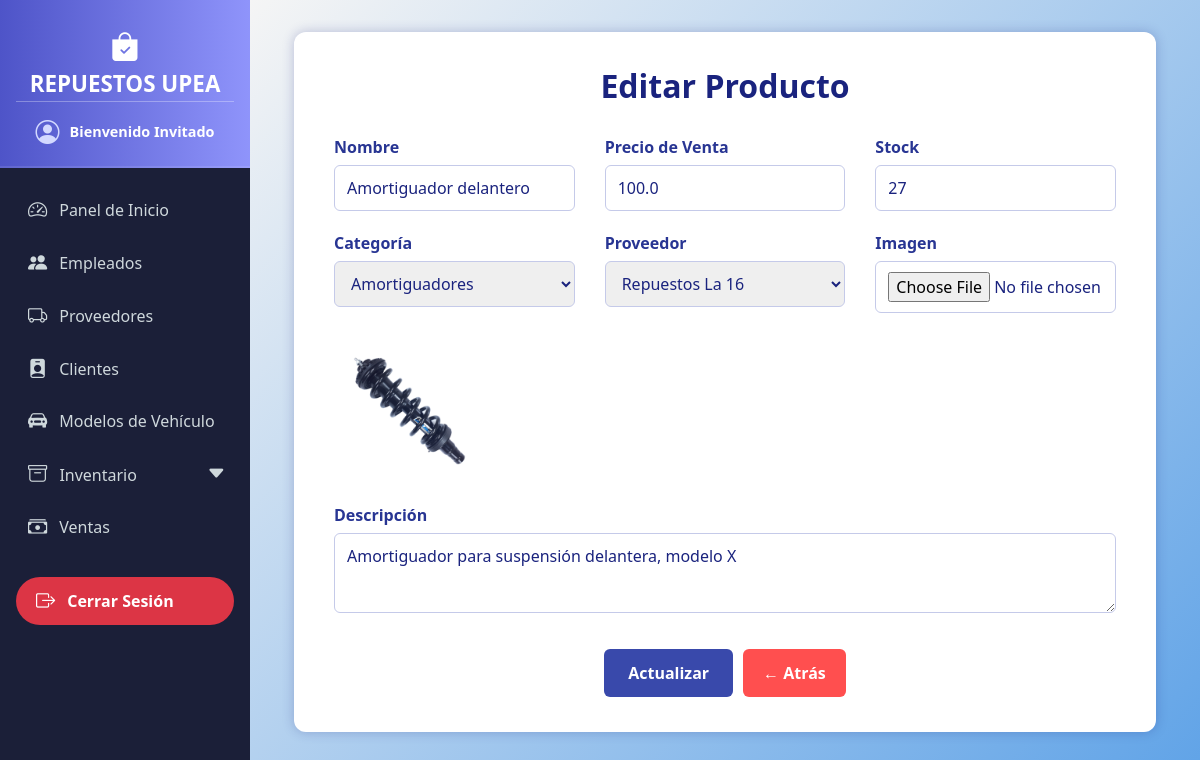
Before: /productos/edit/2 with the older database file.
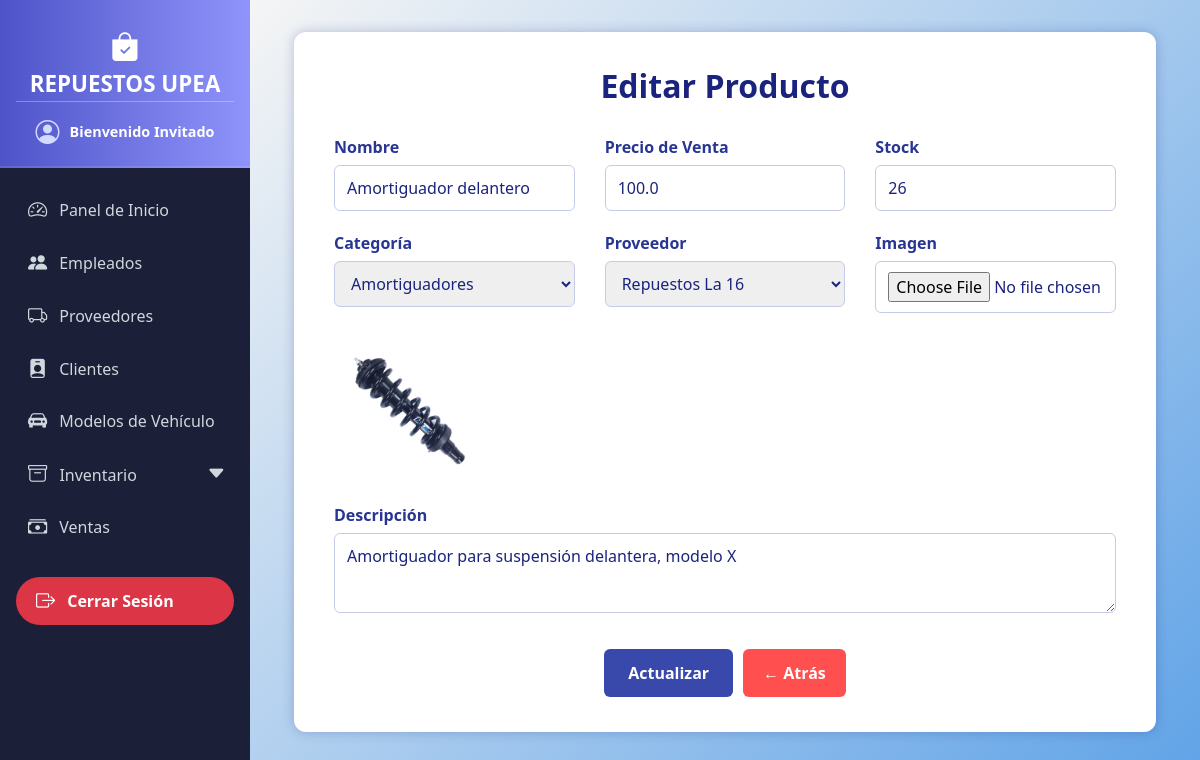
After: the same page with the newer database file.
### models/producto_model.py (models this page shows, shortened)
class Producto(db.Model):
    __tablename__ = "productos"
    id = db.Column(db.Integer, primary_key=True)
    nombre = db.Column(db.String(100), nullable=False)
    descripcion = db.Column(db.String(255))
    precio = db.Column(db.Float, nullable=False)
    stock = db.Column(db.Integer, nullable=False)
    imagen = db.Column(db.String(255), nullable=True)
    categoria_id = db.Column(db.Integer, db.ForeignKey("categorias.id"))
    categoria = db.relationship("Categoria", back_populates="productos")
    proveedores = db.relationship("ProductoProveedor", back_populates="producto")
    detalles_venta = db.relationship("DetalleVenta", back_populates="producto")
    @classmethod
    def get_by_id(cls, id):
        return cls.query.get(int(id))

### models/categoria_model.py (models this page shows, shortened)
class Categoria(db.Model):
    __tablename__ = "categorias"
    id = db.Column(db.Integer, primary_key=True)
    nombre = db.Column(db.String(80), nullable=False)
    productos = db.relationship("Producto", back_populates="categoria")
    @staticmethod
    def get_all():
        return Categoria.query.all()

### controllers/producto_controller.py (the view, shortened to what this page needs)
@producto_bp.route("/edit/<int:id>", methods=['GET', 'POST'])
def edit(id):
    producto = Producto.get_by_id(id)
    categorias = Categoria.get_all()
    proveedores = Proveedor.get_all()
    return producto_view.edit(producto, categorias, proveedores)

### models/proveedor_model.py (called while the page is built)
    @staticmethod
    def get_all():
        return Proveedor.query.all()

### run.py (called while the page is built)
@app.context_processor
def inject_active_path():
    def is_active(path):
        return 'active' if request.path == path else ''
    return dict(is_active=is_active)

@app.context_processor
def inject_carrito_count():
    carrito = session.get('carrito', {})
    total = sum(item['cantidad'] for item in carrito.values()) if carrito else 0
    return dict(carrito_count=total)

### views/producto_view.py (called while the page is built)
def edit(producto, categorias, proveedores):
    return render_template("productos/edit.html", producto=producto, categorias=categorias, proveedores=proveedores)

### templates/productos/edit.html (shortened to what this page needs)
{% extends 'base.html' %}
{% block content %}
<div class="container">
  <h2>Editar Producto</h2>
  <form method="POST" enctype="multipart/form-data" action="{{ url_for('producto.edit', id=producto.id) }}">
    <div>
      <label for="nombre">Nombre</label>
      <input type="text" name="nombre" id="nombre" value="{{ producto.nombre }}" required>
    </div>
    <div>
      <label for="precio">Precio de Venta</label>
      <input type="number" step="0.01" name="precio" id="precio" value="{{ producto.precio }}" required>
    </div>
    <div>
      <label for="stock">Stock</label>
      <input type="number" name="stock" id="stock" value="{{ producto.stock }}" required>
    </div>
    <div>
      <label for="categoria_id">Categoría</label>
      <select name="categoria_id" id="categoria_id" required>
        {% for categoria in categorias %}
        <option value="{{ categoria.id }}" {% if categoria.id == producto.categoria_id %}selected{% endif %}>
          {{ categoria.nombre }}
        </option>
        {% endfor %}
      </select>
    </div>
    <div>
      <label for="proveedor_id">Proveedor</label>
      <select name="proveedor_id" id="proveedor_id" required>
        {% for p in proveedores %}
        <option value="{{ p.id }}" {% if p.id == producto.proveedor_id %}selected{% endif %}>{{ p.nombre }}</option>
        {% endfor %}
      </select>
    </div>
    <div>
      <label for="imagen">Imagen</label>
      <input type="file" name="imagen" id="imagen" accept="image/*">
    </div>
    {% if producto.imagen %}
    <img src="{{ url_for('static', filename='img/productos/' + producto.imagen) }}" alt="Imagen actual" class="preview">
    {% endif %}
    <div style="grid-column: 1 / -1;">
      <label for="descripcion">Descripción</label>
      <textarea name="descripcion" id="descripcion">{{ producto.descripcion }}</textarea>
    </div>
    <div class="form-actions">
      <button type="submit">Actualizar</button>
      <a href="{{ url_for('producto.index') }}" class="back-button">← Atrás</a>
    </div>
  </form>
</div>
{% endblock %}

Changed rows visible on the page:
changed Producto "Amortiguador delantero": stock "27" → "26"
